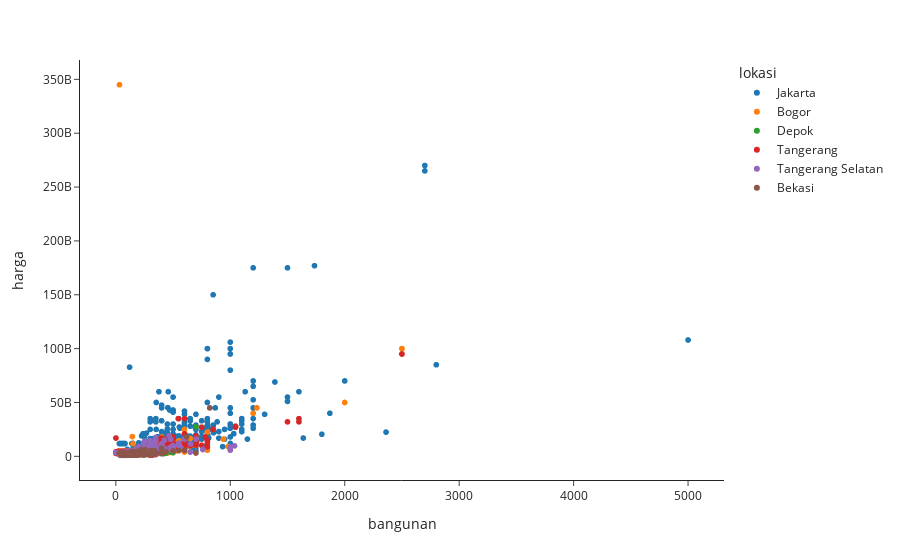

Notebook cell for this chart:
### Code cell
fig = px.scatter(df, x="bangunan", y="harga", color="lokasi")
fig.show()

### Figure 1 — Plotly figure (JSON) as saved in the notebook; plotly's stock layout.template omitted (floating-point values rounded to 4 significant figures; data arrays with more than 128 entries replaced by an {"elided": "..."} marker saying what was removed)
{"data": [{"hovertemplate": "lokasi=Jakarta<br>bangunan=%{x}<br>harga=%{y}<extra></extra>", "legendgroup": "Jakarta", "marker": {"color": "#1F77B4", "symbol": "circle"}, "mode": "markers", "name": "Jakarta", "showlegend": true, "type": "scattergl", "x": {"elided": "984 int values"}, "xaxis": "x", "y": {"elided": "984 int values"}, "yaxis": "y"}, {"hovertemplate": "lokasi=Bogor<br>bangunan=%{x}<br>harga=%{y}<extra></extra>", "legendgroup": "Bogor", "marker": {"color": "#FF7F0E", "symbol": "circle"}, "mode": "markers", "name": "Bogor", "showlegend": true, "type": "scattergl", "x": {"elided": "712 int values"}, "xaxis": "x", "y": {"elided": "712 int values"}, "yaxis": "y"}, {"hovertemplate": "lokasi=Depok<br>bangunan=%{x}<br>harga=%{y}<extra></extra>", "legendgroup": "Depok", "marker": {"color": "#2CA02C", "symbol": "circle"}, "mode": "markers", "name": "Depok", "showlegend": true, "type": "scattergl", "x": {"elided": "517 int values"}, "xaxis": "x", "y": {"elided": "517 int values"}, "yaxis": "y"}, {"hovertemplate": "lokasi=Tangerang<br>bangunan=%{x}<br>harga=%{y}<extra></extra>", "legendgroup": "Tangerang", "marker": {"color": "#D62728", "symbol": "circle"}, "mode": "markers", "name": "Tangerang", "showlegend": true, "type": "scattergl", "x": {"elided": "865 int values"}, "xaxis": "x", "y": {"elided": "865 int values"}, "yaxis": "y"}, {"hovertemplate": "lokasi=Tangerang Selatan<br>bangunan=%{x}<br>harga=%{y}<extra></extra>", "legendgroup": "Tangerang Selatan", "marker": {"color": "#9467BD", "symbol": "circle"}, "mode": "markers", "name": "Tangerang Selatan", "showlegend": true, "type": "scattergl", "x": {"elided": "837 int values"}, "xaxis": "x", "y": {"elided": "837 int values"}, "yaxis": "y"}, {"hovertemplate": "lokasi=Bekasi<br>bangunan=%{x}<br>harga=%{y}<extra></extra>", "legendgroup": "Bekasi", "marker": {"color": "#8C564B", "symbol": "circle"}, "mode": "markers", "name": "Bekasi", "showlegend": true, "type": "scattergl", "x": {"elided": "675 int values"}, "xaxis": "x", "y": {"elided": "675 int values"}, "yaxis": "y"}], "layout": {"legend": {"title": {"text": "lokasi"}, "tracegroupgap": 0}, "margin": {"t": 60}, "xaxis": {"anchor": "y", "domain": [0, 1], "title": {"text": "bangunan"}}, "yaxis": {"anchor": "x", "domain": [0, 1], "title": {"text": "harga"}}}}
